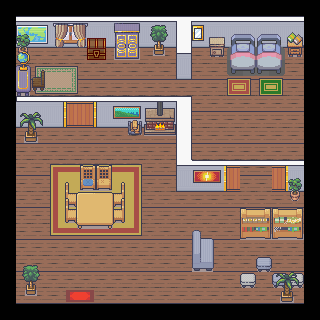

The image is a tile-based game level rendered from a .tmx file. Its description and source (layers, tilesets, objects; grid data summarised) follow:
An orthogonal 20x20 tile map with 16x16 px tiles, 8 tile layers (floor, walls, decoration1, decoration2, ...), 2 tilesets and 35 objects (31x collision, 2x item, house_paul_exit, spawn_house_paul).

<map version="1.8" tiledversion="1.8.2" orientation="orthogonal" renderorder="right-down" width="20" height="20" tilewidth="16" tileheight="16" infinite="0" nextlayerid="11" nextobjectid="39">
 <tileset firstgid="1" source="ModernInterior_16x16.tsx" />
 <tileset firstgid="1905" source="House_16x16.tsx" />
 <layer id="1" name="floor" width="20" height="20">
  <data>[400 cells, 400 non-empty, 2 distinct tile ids]</data>
 </layer>
 <layer id="2" name="walls" width="20" height="20">
  <data>[400 cells, 180 non-empty, 42 distinct tile ids]</data>
 </layer>
 <layer id="3" name="decoration1" width="20" height="20">
  <data>[400 cells, 47 non-empty, 41 distinct tile ids]</data>
 </layer>
 <layer id="4" name="decoration2" width="20" height="20">
  <data>[400 cells, 42 non-empty, 34 distinct tile ids]</data>
 </layer>
 <layer id="7" name="decoration3" width="20" height="20">
  <data>[400 cells, 19 non-empty, 19 distinct tile ids]</data>
 </layer>
 <layer id="5" name="decorationtop1" width="20" height="20">
  <data>[400 cells, 25 non-empty, 15 distinct tile ids]</data>
 </layer>
 <layer id="6" name="decorationtop2" width="20" height="20">
  <data>[400 cells, 28 non-empty, 19 distinct tile ids]</data>
 </layer>
 <layer id="10" name="decorationtop3" width="20" height="20">
  <data>[400 cells, 2 non-empty, 1 distinct tile ids]</data>
 </layer>
 <objectgroup id="8" name="objects">
  <object id="1" type="collision" x="240" y="223" width="64" height="21" />
  <object id="2" type="collision" x="0" y="0" width="320" height="48" />
  <object id="3" type="collision" x="0" y="112" width="192" height="16" />
  <object id="4" type="collision" x="0" y="0" width="16" height="320" />
  <object id="5" type="collision" x="304" y="0" width="16" height="320" />
  <object id="6" type="collision" x="0" y="304" width="320" height="16" />
  <object id="7" type="collision" x="176" y="176" width="64" height="16" />
  <object id="8" type="collision" x="272" y="176" width="48" height="16" />
  <object id="9" type="collision" x="288" y="178" width="14" height="23" />
  <object id="10" type="collision" x="240" y="273" width="16" height="15" />
  <object id="11" type="collision" x="256" y="257" width="16" height="15" />
  <object id="12" type="collision" x="272" y="273" width="32" height="15" />
  <object id="14" type="collision" x="281" y="288" width="12" height="16" />
  <object id="15" type="collision" x="192" y="240" width="22" height="32" />
  <object id="16" type="collision" x="22" y="272" width="18" height="23" />
  <object id="17" type="collision" x="65" y="192" width="60" height="31" />
  <object id="18" type="collision" x="76" y="220" width="38" height="9" />
  <object id="19" type="collision" x="80" y="176" width="32" height="17" />
  <object id="20" type="collision" x="25" y="127" width="12" height="15" />
  <object id="21" type="collision" x="128" y="120" width="48" height="15" />
  <object id="22" type="collision" x="176" y="112" width="16" height="80" />
  <object id="23" type="collision" x="230" y="34" width="52" height="40" />
  <object id="24" type="collision" x="287" y="37" width="16" height="20" />
  <object id="26" type="collision" x="176" y="16" width="16" height="64" />
  <object id="27" type="collision" x="154" y="44" width="10" height="11" />
  <object id="28" type="collision" x="114" y="23" width="26" height="36" />
  <object id="29" type="collision" x="16" y="64" width="15" height="32" />
  <object id="30" type="collision" x="18" y="47" width="10" height="10" />
  <object id="31" type="collision" x="32" y="80" width="13" height="11" />
  <object id="32" name="chest2" type="collision" x="86" y="37" width="21" height="24">
   <properties>
    <property name="item_interact" value="Clé" />
    <property name="item_need" type="bool" value="false" />
    <property name="object_in" type="bool" value="true" />
    <property name="objet_donner" type="object" value="34" />
   </properties>
  </object>
  <object id="34" name="Hache" type="item" x="-300" y="-300">
   <properties>
    <property name="degat" type="float" value="1" />
    <property name="index" value="hache1" />
    <property name="link" value="Hache" />
   </properties>
   <point />
  </object>
  <object id="37" name="chest3" type="collision" x="208" y="36" width="18" height="22">
   <properties>
    <property name="item_interact" value="Clé" />
    <property name="item_need" type="bool" value="false" />
    <property name="object_in" type="bool" value="true" />
    <property name="objet_donner" type="object" value="38" />
   </properties>
  </object>
  <object id="38" name="Clé Basique" type="item" x="-271" y="-303.75">
   <properties>
    <property name="degat" type="float" value="1" />
    <property name="index" value="cle2" />
    <property name="link" value="Cle" />
   </properties>
   <point />
  </object>
 </objectgroup>
 <objectgroup id="9" name="portals">
  <object id="35" name="house_paul_exit" x="66" y="290" width="28" height="12" />
  <object id="36" name="spawn_house_paul" x="70.9091" y="243.091">
   <point />
  </object>
 </objectgroup>
</map>